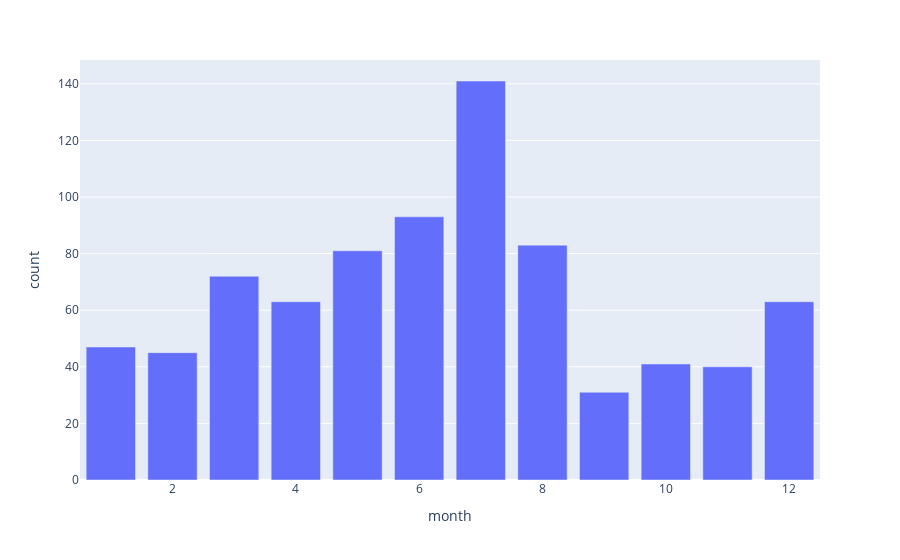

Notebook cell for this chart:
### Code cell
need_visualisation(df1=output2,column1='month',column2='count',visual='bar')

### Figure 1 — Plotly figure (JSON) as saved in the notebook; plotly's stock layout.template omitted (floating-point values rounded to 4 significant figures)
{"data": [{"alignmentgroup": "True", "hovertemplate": "month=%{x}<br>count=%{y}<extra></extra>", "legendgroup": "", "marker": {"color": "#636efa", "pattern": {"shape": ""}}, "name": "", "offsetgroup": "", "orientation": "v", "showlegend": false, "textposition": "auto", "type": "bar", "x": [7, 6, 8, 5, 3, 4, 12, 1, 2, 10, 11, 9], "xaxis": "x", "y": [141, 93, 83, 81, 72, 63, 63, 47, 45, 41, 40, 31], "yaxis": "y"}], "layout": {"barmode": "relative", "legend": {"tracegroupgap": 0}, "margin": {"t": 60}, "xaxis": {"anchor": "y", "domain": [0, 1], "title": {"text": "month"}}, "yaxis": {"anchor": "x", "domain": [0, 1], "title": {"text": "count"}}}}
